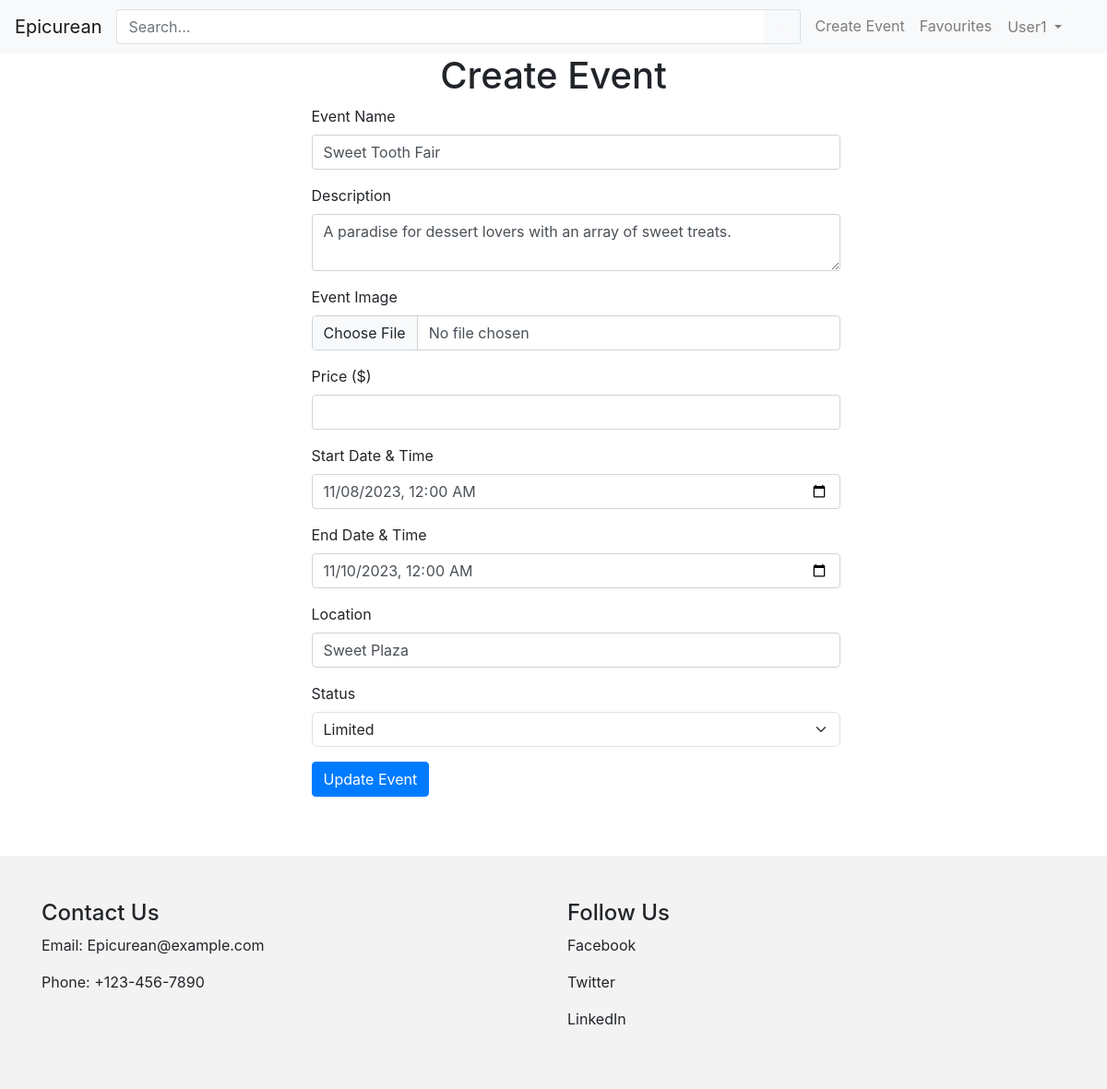
The page /events/update/11 (signed in) on the database its author committed.
### website/models.py (models this page shows)
class User(db.Model, UserMixin):
    __tablename__ = 'users' # good practice to specify table name
    id = db.Column(db.Integer, primary_key=True)
    name = db.Column(db.String(100), index=True, unique=True, nullable=False)
    email = db.Column(db.String(100), index=True, nullable=False)
    phone = db.Column(db.String(100), index=True, nullable=False)
    address = db.Column(db.String(100), index=True, nullable=False)
    password_hash = db.Column(db.String(255), nullable=False)
    comments = db.relationship('Comment', backref='user')

class Event(db.Model):
    __tablename__ = 'events'
    eventid = db.Column(db.Integer, primary_key=True)
    name = db.Column(db.String(80))
    description = db.Column(db.String(200))
    image = db.Column(db.String(400))
    ticketPrice = db.Column(db.Integer)
    status = db.Column(db.String(20))
    created_at = db.Column(db.DateTime, default=datetime.now())
    startdate = db.Column(db.DateTime)
    enddate = db.Column(db.DateTime)
    Dietary = db.Column(db.String(80))
    Theme = db.Column(db.String(80))
    SkillLevel = db.Column(db.String(80))
    location = db.Column(db.String(100))
    userid = db.Column(db.String(80))
    comments = db.relationship('Comment', backref='event')

### website/events.py (the view, shortened to what this page needs)
@eventbp.route('/update/<id>', methods=['GET', 'POST'])
@login_required
def update_event(id):
  event = db.session.query(Event).get(id)
  form = EventUpdateForm(obj=event)
  return render_template('events/update.html', form=form)

### website/forms.py
class EventUpdateForm(FlaskForm):
    name = StringField('Event Name', validators=[InputRequired()])
    description = TextAreaField('Description', validators=[InputRequired()])
    image = FileField('Event Image', validators=[
        FileRequired(message='Image cannot be empty'),
        FileAllowed(ALLOWED_FILE, message='Only supports PNG, JPG, png, jpg')])
    price = IntegerField('Price ($)',  validators=[InputRequired()])
    startdate = StringField('Start Date & Time', validators=[InputRequired()], widget=widgets.Input(input_type='datetime-local'))
    enddate = StringField('End Date & Time', validators=[InputRequired()],widget=widgets.Input(input_type='datetime-local'))
    location = StringField('Location', validators=[InputRequired()])
    status = SelectField('Status', validators=[InputRequired()], choices=[('Active', 'Active'), ('Limited', 'Limited'), ('Sold Out', 'Sold Out'), ('Canceled', 'Canceled')])
    submit = SubmitField("Update Event")

### website/templates/events/update.html (shortened to what this page needs)
{% extends 'base.html' %}
{% block style %}
<link rel="stylesheet" type="text/css" href="{{ url_for('static', filename='css/events.css') }}">
{% endblock %}
{% from 'bootstrap5/form.html' import render_form %}
{% block content %}
<div class="row justify-content-center">
    <div class="col-md-6">
        <h1 class="text-center">Create Event</h1>
    </div>
<div class="row justify-content-center">
    <div class="formdiv col-md-6 ms-5 ">
        {{render_form(form)}}
    </div>
</div>
{% endblock %}

### website/templates/base.html (shortened to what this page needs)
<html>
<head>
    <link href="https://cdn.jsdelivr.net/npm/bootstrap@5.3.0-alpha3/dist/css/bootstrap.min.css" rel="stylesheet">
    <link rel="stylesheet" type="text/css" href="{{ url_for('static', filename='css/base.css') }}">
    <link rel="stylesheet" href="https://stackpath.bootstrapcdn.com/bootstrap/4.5.2/css/bootstrap.min.css">
    <link rel="stylesheet" href="https://stackpath.bootstrapcdn.com/font-awesome/4.7.0/css/font-awesome.min.css">
    {% block style %}
    {% endblock %}
</head>
<body>
    <header>
        <nav class="navbar navbar-expand-md navbar-light bg-light">
            <div class="d-flex flex-grow-1">
                <a href="/" class="navbar-brand">Epicurean</a>
                <form class="mr-2 my-auto w-100 d-inline-block order-1" method="get">
                    <div class="input-group">
                        <input type="text" class="form-control border border-right-0" placeholder="Search...">
                        <span class="input-group-append">
                            <button class="btn btn-outline-light border border-left-0" type="submit">
                                <i class="fa fa-search"></i>
                            </button>
                        </span>
                    </div>
                </form>
            </div>
            <div class="navbar-collapse collapse flex-shrink-1 flex-grow-0 order-last" id="navbar7">
                <ul class="navbar-nav me-2">
                    <li class="nav-item">
                        <a class="nav-link" href="/events/create">Create Event</a>
                    </li>
                    <li class="nav-item">
                        <a class="nav-link" href="/account/favourites">Favourites</a>
                    </li>
                    <li class="nav-item me-3" >
                        {% if current_user.is_authenticated %}
                        <div class="dropdown">
                            <div class="collapse navbar-collapse" id="navbarNavDarkDropdown">
                                <ul class="navbar-nav">
                                  <li class="nav-item dropdown">
                                    <button class="btn btn-light dropdown-toggle nav-link" data-bs-toggle="dropdown" aria-expanded="false">
                                      {{ current_user.name }}
                                    </button>
                                  </li>
                                </ul>
                              </div>
                          </div>
                        {% else %}
                        <a class="nav-link" href="/login">Login</a>
                        {% endif %}
                    </li>
                </ul>
            </div>
        </nav>
    </header>
    {% block content %}
    {% endblock %}
    <footer class="footer mt-5">
        <div class="container">
          <div class="row">
            <div class="col-md-6">
              <h4>Contact Us</h4>
              <p>Email: Epicurean@example.com</p>
              <p>Phone: +123-456-7890</p>
            </div>
            <div class="col-md-6">
              <h4>Follow Us</h4>
              <p>Facebook</p>
              <p>Twitter</p>
              <p>LinkedIn</p>
            </div>
          </div>
        </div>
    </footer>
</body>
</html>

### website/static/css/base.css (style rules this page uses)
footer { margin-top: auto; background-color: rgba(240, 240, 240, 0.788); padding: 3rem; }
html { height: 100%; }
body { min-height: 100%; display: flex; flex-direction: column; }

### rows shown on the page
User: name "User1"
Event: name "Sweet Tooth Fair", description "A paradise for dessert lovers with an array of sweet treats.", startdate "11/08/2023 00:00", enddate "11/10/2023 00:00", location "Sweet Plaza", status "Limited"
